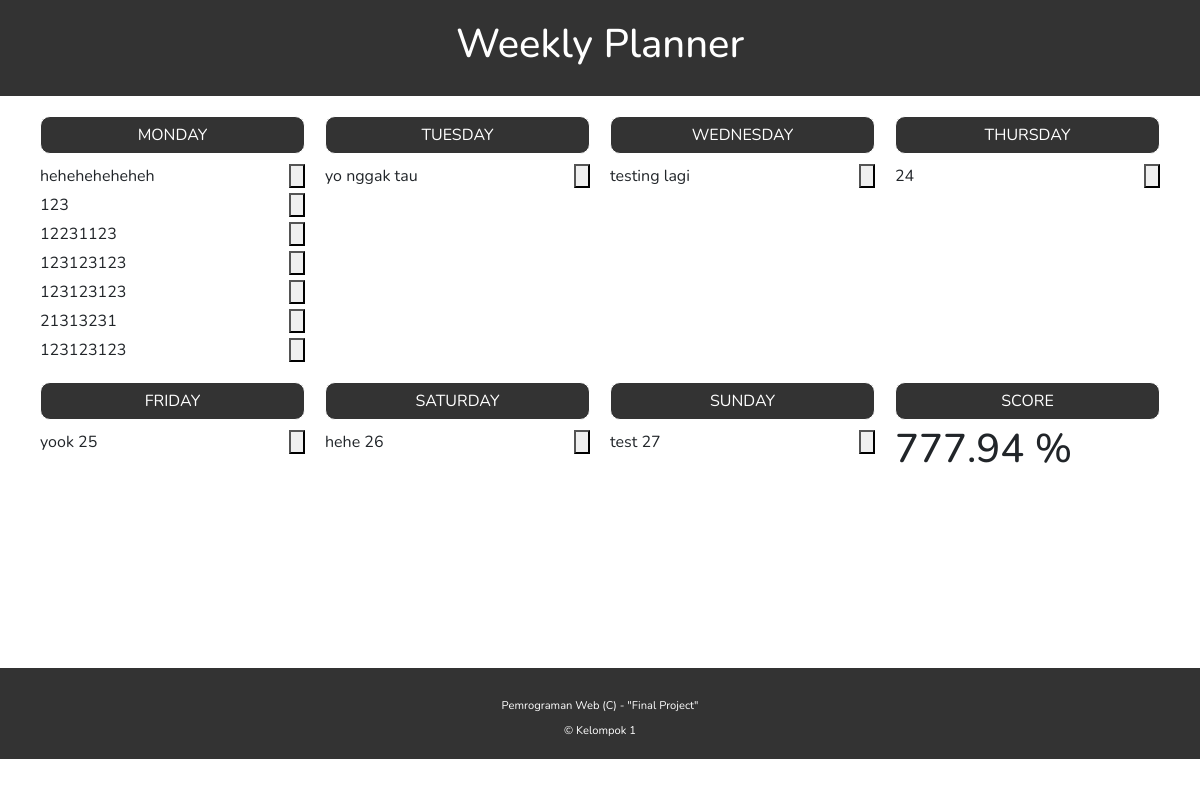
The page /task/ on the database as committed earlier.
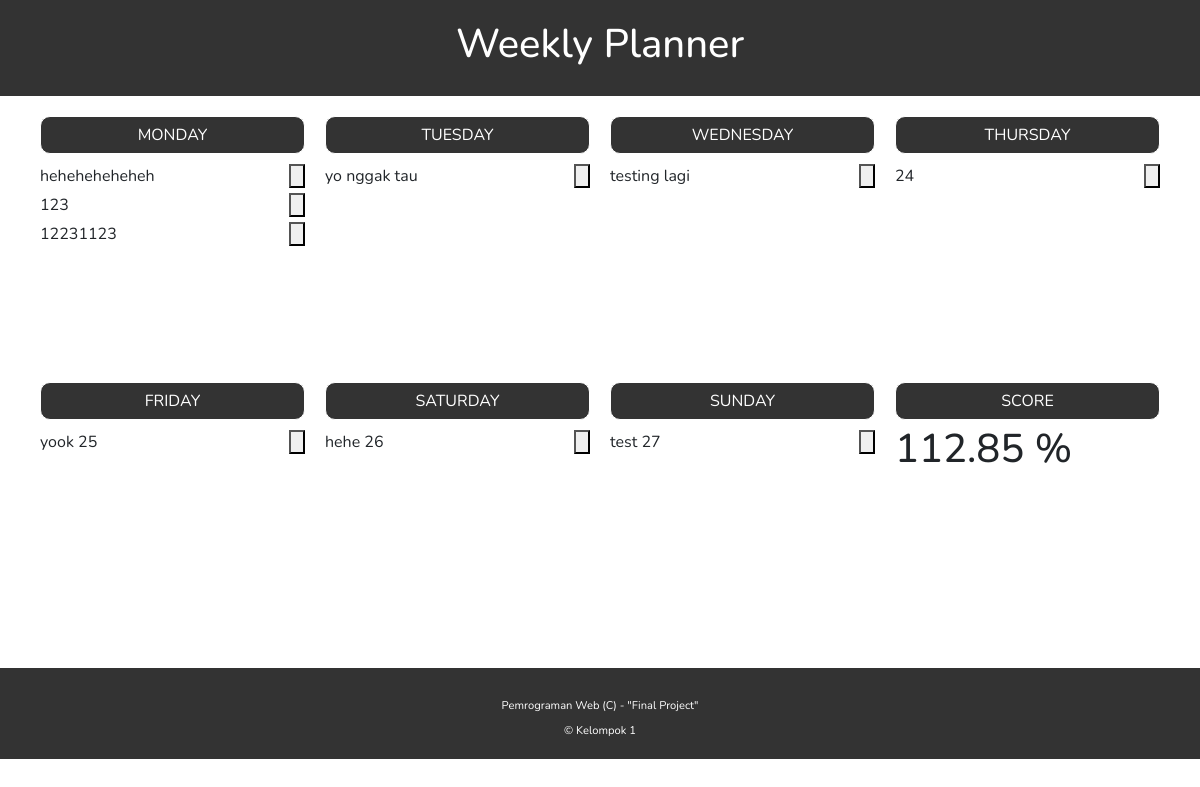
The same page on the database as committed later.
### task/models.py (models this page shows)
class Task(models.Model):
    date = models.DateField()
    title = models.CharField(max_length=255)
    initial = models.IntegerField(default=0)
    target = models.IntegerField(default=1)
    weight = models.IntegerField(default=1)

### task/views.py (the view)
# urls.py: path('', ListViewWeeklyTask.as_view(), name='list'),
class ListViewWeeklyTask(View):
    def get(self, request):
        allTask = Task.objects.all()
        date = [[],[],[],[],[],[],[]]
        cumulative_progress = 0
        max_weight = 1
        for i in allTask:
            max_weight = max(max_weight, i.weight)
        for i in allTask:
            cumulative_progress += int(i.initial)/int(i.target) * (i.weight/max_weight)
            date[i.date.weekday()].append(i)
        cumulative_progress /= max(1,allTask.count())
        context = {
            'score': round(cumulative_progress * 100, 2),
            'monday': date[0],
            'tuesday': date[1],
            'wednesday': date[2],
            'thursday': date[3],
            'friday': date[4],
            'saturday': date[5],
            'sunday': date[6]
        }
        return render(request, 'test.html', context)

### templates/test.html (shortened to what the changed rows need)
{% extends 'BASE.html' %}
{% block content %}
<div class="container">
    <div class="container-in">
        <div class="d-container">
            <div class="isian overflow-auto">
                {% for i in monday %}
                <div class="d-content">
                    <div class="d-content-text btn-detail" data-id={{i.id}}>{{i.title}}</div>
                    <button type="button" class="gg-remove d-content-delete btn-delete" data-id={{i.id}} data-bs-toggle="modal"
                        data-bs-target="#deleteModal"></button>
                </div>
                {% endfor %}
            </div>
        </div>
        <div class="d-container">
            <div class="isian overflow-auto">
            {% for i in tuesday %}
                <div class="d-content">
                    <div class="d-content-text btn-detail" data-id={{i.id}}>{{i.title}}</div>
                    <button type="button" class="gg-remove d-content-delete btn-delete" data-id={{i.id}} data-bs-toggle="modal"
                        data-bs-target="#deleteModal"></button>
                </div>
            {% endfor %}
            </div>
        </div>
        <div class="d-container">
            <div class="isian overflow-auto">
                {% for i in wednesday %}
                <div class="d-content">
                    <div class="d-content-text btn-detail" data-id={{i.id}}>{{i.title}}</div>
                    <button type="button" class="gg-remove d-content-delete btn-delete" data-id={{i.id}} data-bs-toggle="modal"
                        data-bs-target="#deleteModal"></button>
                </div>
                {% endfor %}
            </div>
        </div>
        <div class="d-container">
            <div class="isian overflow-auto">
                {% for i in thursday %}
                <div class="d-content">
                    <div class="d-content-text btn-detail" data-id={{i.id}}>{{i.title}}</div>
                    <button type="button" class="gg-remove d-content-delete btn-delete" data-id={{i.id}} data-bs-toggle="modal"
                        data-bs-target="#deleteModal"></button>
                </div>
                {% endfor %}
            </div>
        </div>
    </div>
    <div class="container-in">
        <div class="d-container">
            <div class="isian overflow-auto">
                {% for i in friday %}
                <div class="d-content">
                    <div class="d-content-text btn-detail" data-id={{i.id}}>{{i.title}}</div>
                    <button type="button" class="gg-remove d-content-delete btn-delete" data-id={{i.id}} data-bs-toggle="modal"
                        data-bs-target="#deleteModal"></button>
                </div>
                {% endfor %}
            </div>
        </div>
        <div class="d-container">
            <div class="isian overflow-auto">
                {% for i in saturday %}
                <div class="d-content">
                    <div class="d-content-text btn-detail" data-id={{i.id}}>{{i.title}}</div>
                    <button type="button" class="gg-remove d-content-delete btn-delete" data-id={{i.id}} data-bs-toggle="modal"
                        data-bs-target="#deleteModal"></button>
                </div>
                {% endfor %}
            </div>
        </div>
        <div class="d-container">
            <div class="isian overflow-auto">
                {% for i in sunday %}
                <div class="d-content">
                    <div class="d-content-text btn-detail" data-id={{i.id}}>{{i.title}}</div>
                    <button type="button" class="gg-remove d-content-delete btn-delete" data-id={{i.id}} data-bs-toggle="modal"
                        data-bs-target="#deleteModal"></button>
                </div>
                {% endfor %}
            </div>
        </div>
        <div class="d-container">
            <div class="isian overflow-auto">
                <div class="align-middle">
                    <h1>{{score}} %</h1>
                </div>
            </div>
        </div>
    </div>
</div>
{% endblock %}

Rows that differ between the two databases and show on the page:
removed Task: title "123123123", shown under "Weekly Planner"
removed Task: title "123123123", shown under "Weekly Planner"
removed Task: title "21313231", shown under "Weekly Planner"
removed Task: title "123123123", shown under "Weekly Planner"
Other text that changed with them:
{{ score }}: "777.94" → "112.85"
